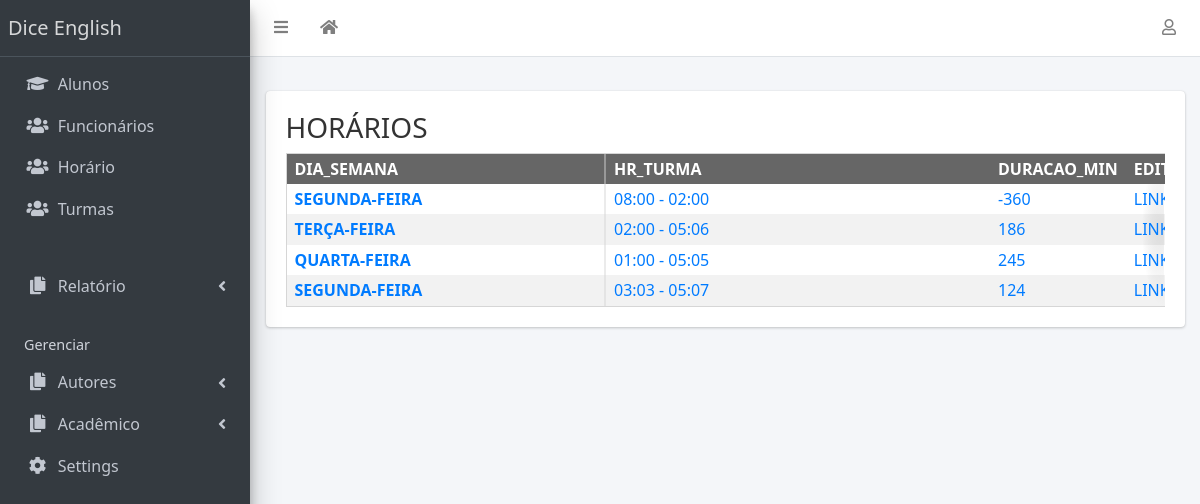
The page /horarios (signed in) on the database its author committed.
### academico/models.py (models this page shows, shortened)
class Horario(models.Model):
    id = models.AutoField(primary_key=True,)
    dia_semana_choice = (
        ('segunda-feira', 'segunda-feira'),
        ('terça-feira', 'terça-feira'),
        ('quarta-feira', 'quartada-feira'),
        ('quinta-feira', 'quintaa-feira'),
        ('sexta-feira', 'sextaa-feira'),
        ('sábado-feira', 'sábadoda-feira'),
        ('domingo-feira', 'domingoa-feira'),
    )
    dia_semana = models.CharField(max_length=30, blank=True, null=True, default='', choices=dia_semana_choice)
    hora_ini_choice = (
        (f'{x}', f'{x}')
        for x in range(0, 24)
    )
    hora_fim_choice = (
        (f'{x}', f'{x}')
        for x in range(0, 24)
    )
    min_ini_choice = (
        (f'{x}', f'{x}')
        for x in range(0, 60)
    )
    min_fim_choice = (
        (f'{x}', f'{x}')
        for x in range(0, 60)
    )
    hora_inicio = models.CharField(max_length=2, blank=True, null=True, default='', choices=hora_ini_choice)
    min_inicio = models.CharField(max_length=2, blank=True, null=True, default='', choices=min_ini_choice)
    hora_fim = models.CharField(max_length=2, blank=True, null=True, default='', choices=hora_fim_choice)
    min_fim = models.CharField(max_length=2, blank=True, null=True, default='', choices=min_fim_choice)
    def view_hr_turma(self):
        return f'{str(self.hora_inicio).zfill(2)}:{str(self.min_inicio).zfill(2)} - ' \
               f'{str(self.hora_fim).zfill(2)}:{str(self.min_fim).zfill(2)}'.upper()
    def view_duracao_min(self):
        ini = datetime.datetime(
            datetime.datetime.now().year,
            datetime.datetime.now().month,
            datetime.datetime.now().day,
            00 if self.hora_inicio == None else int(self.hora_inicio.zfill(2)),
            00 if self.min_inicio == None else int(self.min_inicio.zfill(2)),
            00
        )
        fim = datetime.datetime(
            datetime.datetime.now().year,
            datetime.datetime.now().month,
            datetime.datetime.now().day,
            00 if self.hora_fim == None else int(self.hora_fim.zfill(2)),
            00 if self.min_fim == None else int(self.min_fim.zfill(2)),
            00
        )
        delta = int((fim - ini).total_seconds() / 60)
        return delta

### academico/views.py (the view)
# urls.py: path('horarios', views.Horario().list, name='horarios'),
    def list(elf, request):
        if not request.user.is_authenticated:
            response = not_auth(request)
            return response
        else:
            horario = models.Horario.objects.all()
            result = {
                'horarios': horario,
            }
            response = render(
                request=request,
                template_name='horarios.html',
                context=result,
            )
            return response

### templates/horarios.html (shortened to what this page needs)
{% extends 'base.html' %}
{% block main %}
<h3> HORÁRIOS </h3>
<div  role="region" aria-labelledby="HeadersCol" tabindex="0" class="rowheaders limit-table">
     <table style="text-transform:uppercase;" >
        <thead>
            <tr>
                <th scope="col">  dia_semana </th>
                <th scope="col">  hr_turma </th>
                <th scope="col">  duracao_min </th>
                <th scope="col">  editar </th>
            </tr>
        </thead>
        <tbody>
    {% for horario in horarios %}
        <tr>
            <th scope="row"> <a href="{% url 'horario-update-form' horario.id %}">  {{ horario.dia_semana }} </a> </th>
                <td> <a href="#">  {{ horario.view_hr_turma }} </a> </td>
                <td> <a href="#">  {{ horario.view_duracao_min}} </a> </td>
                <td> <a href="{% url 'horario-update' horario.id %}">  link </a> </td>
        </tr>
    {% endfor %}
    </table>
</div>
{% endblock %}

### templates/base.html (style rules this page uses)
body { font-family: "Segoe UI", -apple-system, BlinkMacSystemFont, Roboto, Oxygen-Sans, Ubuntu, Cantarell, "Helvetica Neue", sans-serif; line-height: 1.4; color: #333; background-color: #fff; padding: 0 ; #5vw }
table { margin: 1em 0; border-collapse: collapse; border: 0.1em solid #d6d6d6; }
th, td { padding: 0.25em 0.5em 0.25em 1em; vertical-align: text-top; text-align: left; text-indent: -0.5em; white-space: nowrap; }
th { vertical-align: bottom; background-color: #666; color: #fff; #2 white-space: nowrap; }
tr:nth-child(even) th[scope=row] { background-color: #f2f2f2; }
tr:nth-child(odd) th[scope=row] { background-color: #fff; }
tr:nth-child(even) { background-color: rgba(0, 0, 0, 0.05); }
tr:nth-child(odd) { background-color: rgba(255, 255, 255, 0.05); }
.rowheaders td:nth-of-type(1) { #font-style: italic; }
.rowheaders th:nth-of-type(3), .rowheaders td:nth-of-type(2) { text-align: left; }
th { position: -webkit-sticky; position: sticky; top: 0; z-index: 2; white-space: nowrap; }
th[scope=row] { position: -webkit-sticky; position: sticky; left: 0; z-index: 1; }
th[scope=row] { vertical-align: top; color: inherit; background-color: inherit; background: linear-gradient(90deg, transparent 0%, transparent calc(100% - .05em), #d6d6d6 calc(100% - .05em), #d6d6d6 100%); }
th:not([scope=row]):first-child { left: 0; z-index: 3; background: linear-gradient(90deg, #666 0%, #666 calc(100% - .05em), #ccc calc(100% - .05em), #ccc 100%); }
div[tabindex="0"][aria-labelledby][role="region"] { overflow: auto; }
div[tabindex="0"][aria-labelledby][role="region"] table { margin: 0; }
div[tabindex="0"][aria-labelledby][role="region"].rowheaders { background: linear-gradient(to right, transparent 30%, rgba(255,255,255,0)), linear-gradient(to right, rgba(255,255,255,0), white 70%) 0 100%, radial-gradient(farthest-side at 0% 50%, rgba(0,0,0,0.2), rgba(0,0,0,0)), radial-gradient(farthest-side at 100% 50%, rgba(0,0,0,0.2), rgba(0,0,0,0)) 0 100%; background-repeat: no-repeat; background-color: #fff; background-size: 4em 100%, 4em 100%, 1.4em 100%, 1.4em 100%; background-position: 0 0, 100%, 0 0, 100%; background-attachment: local, local, scroll, scroll; }
th[scope=row] { min-width: 40vw; }
@media all and (min-width: 30em) { th[scope=row] { min-width: 20em; } }
th[scope=row] + td { min-width: 24em; }
.limit-table { max-height: 500px; }

### rows shown on the page
Horario: dia_semana "SEGUNDA-FEIRA", view_hr_turma "08:00 - 02:00", view_duracao_min "-360"
Horario: dia_semana "TERÇA-FEIRA", view_hr_turma "02:00 - 05:06", view_duracao_min "186"
Horario: dia_semana "QUARTA-FEIRA", view_hr_turma "01:00 - 05:05", view_duracao_min "245"
Horario: dia_semana "SEGUNDA-FEIRA", view_hr_turma "03:03 - 05:07", view_duracao_min "124"

### other values the page prints
{{ school_name | default:"Dice English" }} "Dice English"
